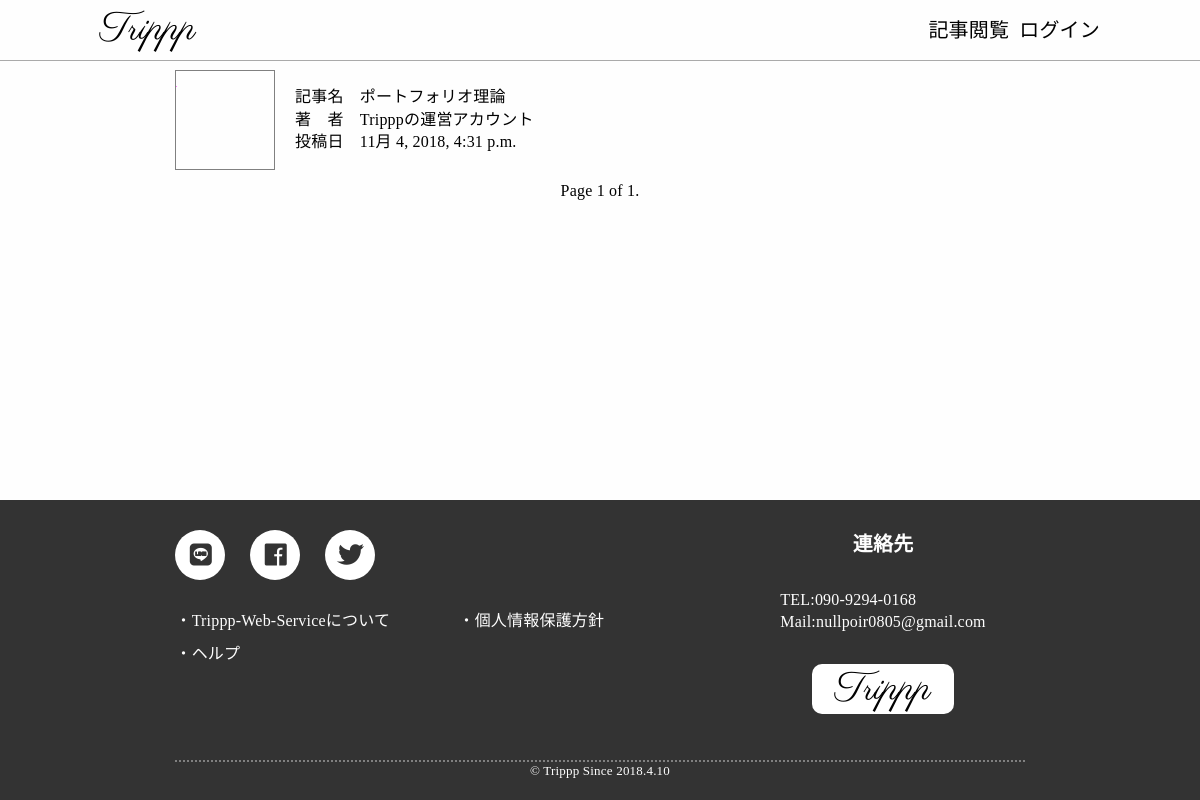
The app's page /tabilog/ with its own data.
### tabilog/models.py (models this page shows, shortened)
class tabilog(models.Model):
    title=models.CharField(max_length=100)
    pub_date=models.DateTimeField(default=datetime.now)
    author=models.CharField(max_length=100)
    user_pk=models.IntegerField()
    thambnail = models.ImageField(upload_to='thambnail/')
    body=HTMLField("content")
    content=HTMLField("content")

### tabilog/views.py (the view)
# urls.py: path('',views.tabilog_list_show,name="tabilog_list_show"),
def tabilog_list_show(request):
    if request.method == "POST":
        pass
    else:
        tabilog_all=tabilog.objects.all()
        paginator=Paginator(tabilog_all,10)
        page = request.GET.get('page')
        tabilog_output=paginator.get_page(page)
    return render(request,"tabilog/tabilog_list.html",{"lists":tabilog_output})

### templates/tabilog/tabilog_list.html (shortened to what this page needs)
{% extends "base.html" %}
{% load static %}
{% block header %}
<link rel="stylesheet" type="text/css" href="{% static 'css/tabilog_list.css' %}">
{% endblock %}
{% block content %}
  <div class="content__list">
  {% for list in lists %}
      <a class="tabilog-card" href="/tabilog/articles/{{ list.pk }}">
        <div class="tabilog-card__thumbanail"><img alt="NoImages"></img></div>
        <div class="tabilog-card__description">
          記事名　{{ list.title}}<br>
          著　者　{{list.author}}<br>
          投稿日　{{list.pub_date}}
        </div>
      </a>
  {% endfor %}
  </div>
  <div class="pagination">
          <div class="pagination_current">
              Page {{ lists.number }} of {{ lists.paginator.num_pages }}.
          </div>
  </div>
{% endblock %}

### static/css/base.css (style rules this page uses)
* { box-sizing: border-box; }
#trippp { font-size: 10px; height: 100%; overflow-x: hidden; }
#root { margin:0; padding-top:60px; display: flex; flex-direction: column; min-height: 100%; max-width: 100%; font-size: 1.6rem; letter-spacing: 0.02rem; line-height: 1.42857; background-color: #fefefe; }

### static/css/tabilog_list.css (style rules this page uses)
.content__list { display: flex; flex-direction:column; }
.tabilog-card { width:100%; height:auto; display: flex; justify-content: flex-start; align-items: center; margin-bottom:10px; text-decoration: none; color: #010101; }
.tabilog-card__thumbanail { flex: none; height: 100px; width: 100px; border: solid 1px gray ; margin-right: 20px; }
.content__list { display: flex; display: -webkit-box; display: -webkit-flex; display: -ms-flexbox; justify-content: center; }
.pagination { display: flex; justify-content: center; align-items: center; }

### records on screen
tabilog: title "ポートフォリオ理論", author "Tripppの運営アカウント", pub_date "11月 4, 2018, 4:31 p.m."

### other values on screen
{{ lists.number }} "1"
{{ lists.paginator.num_pages }} "1"
